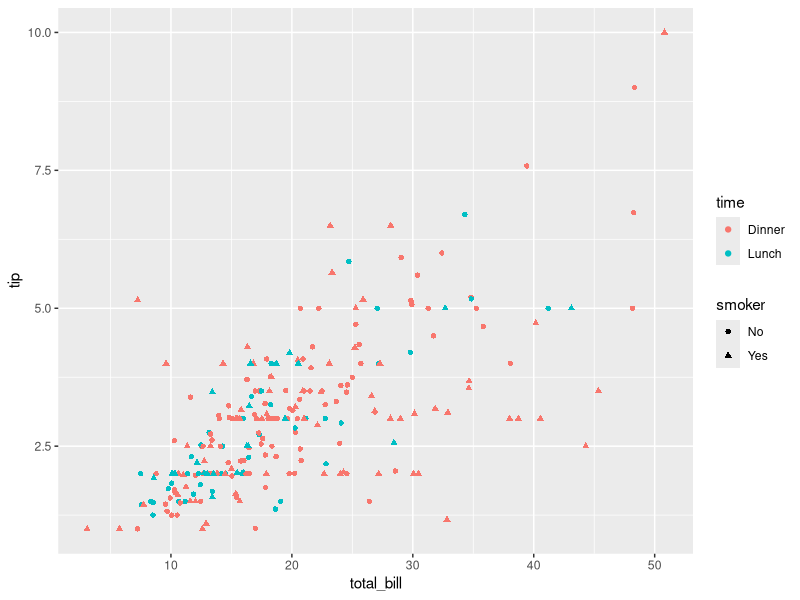
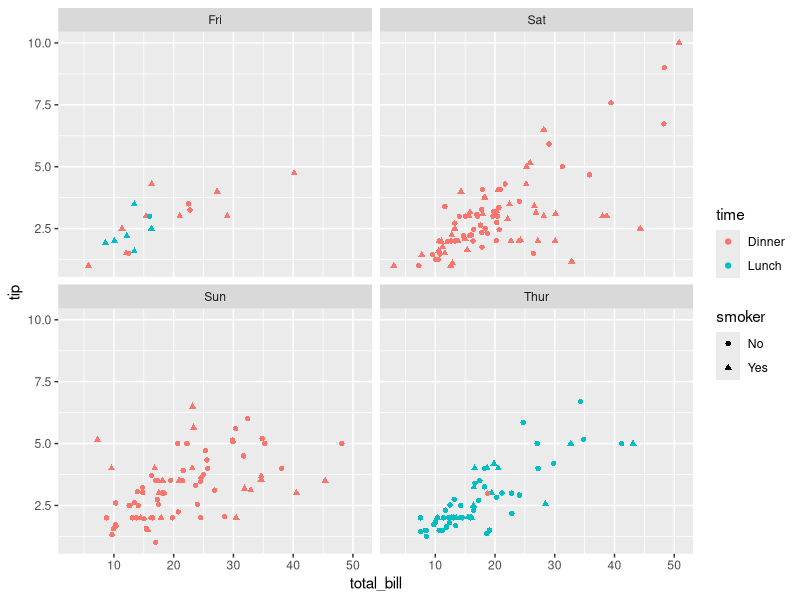
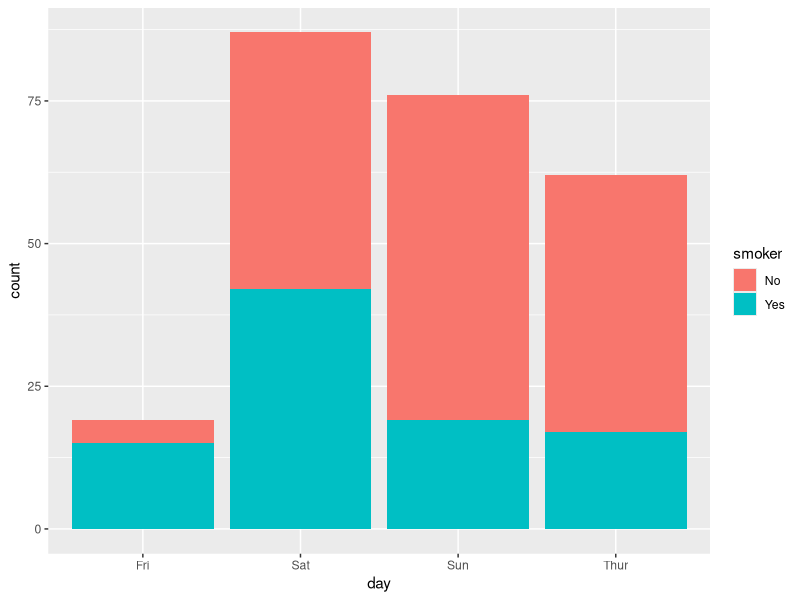
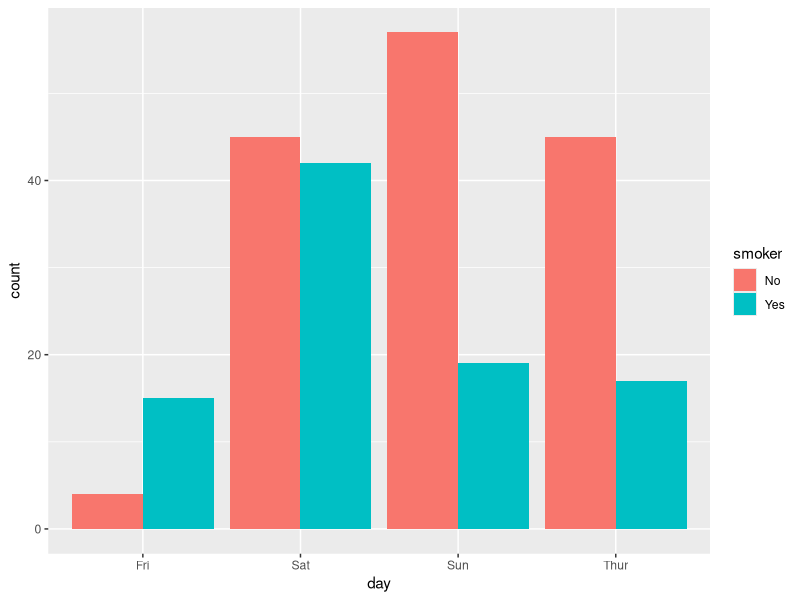
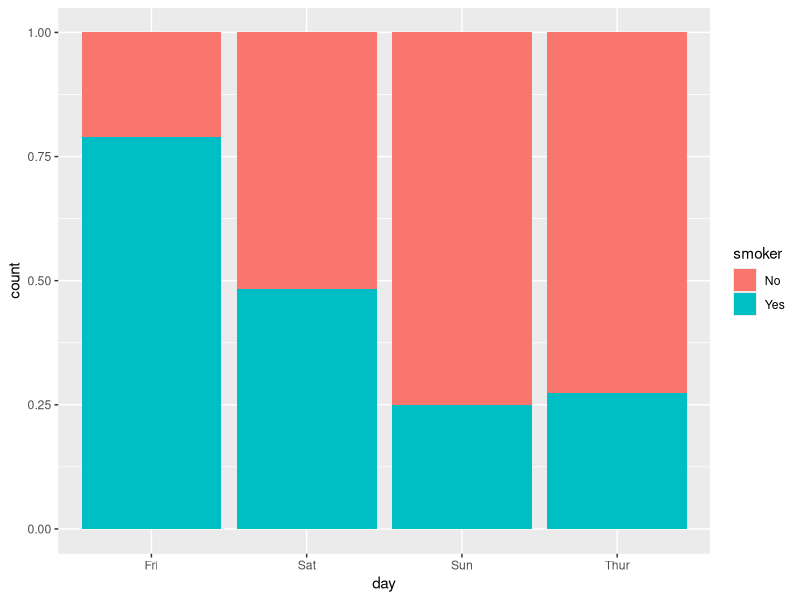

These charts were generated, in order, by the following R code:
#import libraries
library(readr)
library(ggplot2)

#load in data
tips <- read_csv("tips.csv")

#scatter plot
ggplot(tips, aes(x = total_bill, y=tip, color=time, shape=smoker))+
  geom_point()

#scatter plot by group
ggplot(tips, aes(x = total_bill, y=tip, color=time, shape=smoker))+
  geom_point() + 
  facet_wrap(~day)

#bar plot 
ggplot(tips, aes(x = day, fill=smoker)) + 
  geom_bar()

#bars side by side
ggplot(tips, aes(x = day, fill=smoker)) + 
  geom_bar(position='dodge')

#normalized bar
ggplot(tips, aes(x = day, fill=smoker)) + 
  geom_bar(position='fill')
